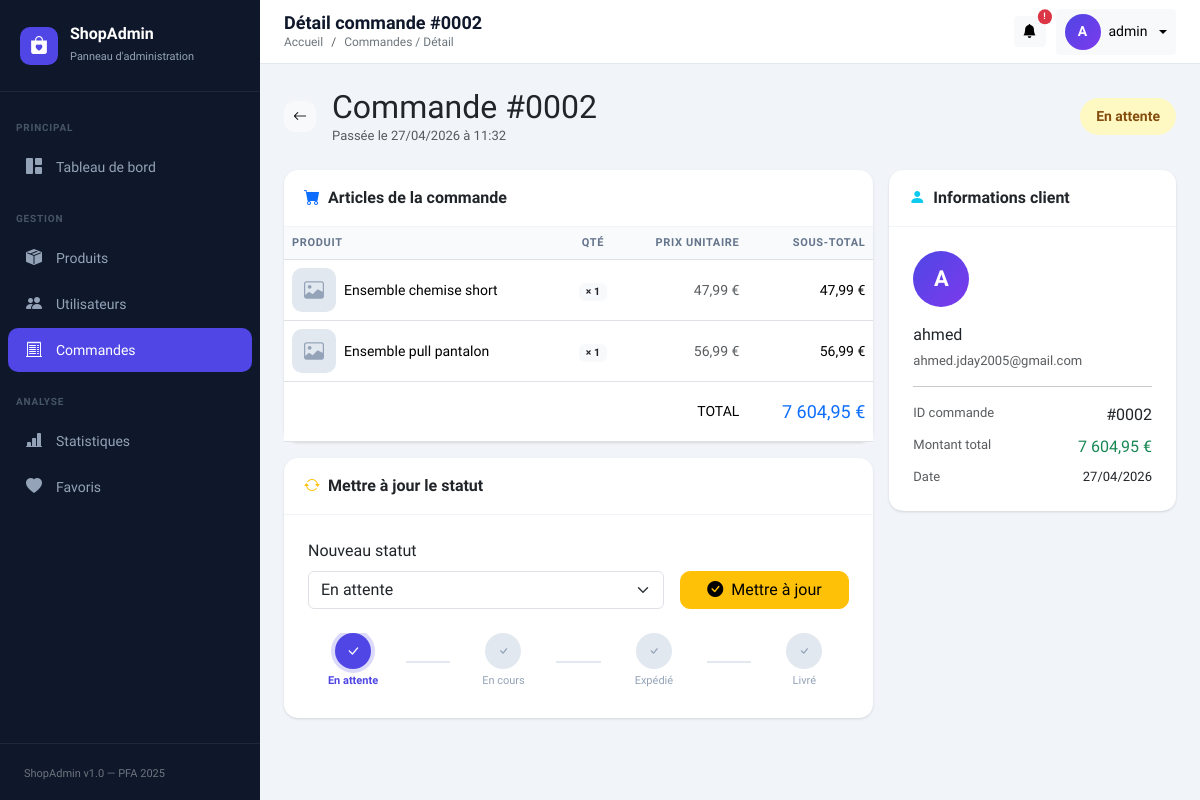
The page /dashboard-admin-main/index.php?page=orders&action=show&id=2 (signed in) on the database its author committed.
### tables this page shows
CREATE TABLE `orders` (
  `id` int(11) NOT NULL,
  `user_id` int(11) DEFAULT NULL,
  `total_price` decimal(10,2) DEFAULT NULL,
  `status` enum('pending','paid','shipped','delivered','cancelled') DEFAULT 'pending',
  `created_at` timestamp NOT NULL DEFAULT current_timestamp()
);

CREATE TABLE `order_items` (
  `id` int(11) NOT NULL,
  `order_id` int(11) DEFAULT NULL,
  `product_id` varchar(30) DEFAULT NULL,
  `quantity` int(11) DEFAULT NULL,
  `price` decimal(10,2) DEFAULT NULL
);

CREATE TABLE `produits` (
  `id` varchar(20) NOT NULL,
  `name` varchar(150) DEFAULT NULL,
  `description` text DEFAULT NULL,
  `price` decimal(10,2) DEFAULT NULL,
  `stock` int(11) DEFAULT NULL,
  `sku` varchar(100) DEFAULT NULL,
  `image_path` varchar(255) DEFAULT NULL,
  `category_id` int(11) DEFAULT NULL,
  `color_id` int(11) DEFAULT NULL,
  `created_at` timestamp NOT NULL DEFAULT current_timestamp() ON UPDATE current_timestamp(),
  `product_type` enum('haut','bas','accessoire','chaussure','ensemble') DEFAULT NULL,
  `season` enum('ete','hiver','mi_saison','toutes_saisons') DEFAULT 'toutes_saisons'
);

CREATE TABLE `users` (
  `id` int(11) NOT NULL,
  `name` varchar(50) NOT NULL,
  `email` varchar(255) NOT NULL,
  `role` enum('admin','customer') DEFAULT 'customer',
  `is_active` tinyint(1) DEFAULT 1,
  `password` varchar(255) NOT NULL,
  `reset_token_hash` varchar(64) DEFAULT NULL,
  `reset_token_expires_at` datetime DEFAULT NULL,
  `is_verified` tinyint(1) DEFAULT 0,
  `verification_code` varchar(6) DEFAULT NULL,
  `code_expiry` datetime DEFAULT NULL
);

### dashboard-admin-main/controllers/OrderController.php (called while the page is built, shortened)
<?php
require_once __DIR__ . '/../models/Order.php';
class OrderController {
    private Order $model;
    public function __construct() {
        $this->model = new Order();
    }
    public function show(): void {
        $id    = (int)($_GET['id'] ?? 0);
        $order = $this->model->getById($id);
        $items = $this->model->getItems($id);
        require __DIR__ . '/../views/orders/show.php';
    }
}

### dashboard-admin-main/config/database.php (called while the page is built, shortened)
<?php
class Database {
    private static ?PDO $instance = null;
    public static function getInstance(): PDO {
        if (self::$instance === null) {
            $dsn = "mysql:host=" . DB_HOST . ";dbname=" . DB_NAME . ";charset=" . DB_CHARSET;
            $options = [
                PDO::ATTR_ERRMODE            => PDO::ERRMODE_EXCEPTION,
                PDO::ATTR_DEFAULT_FETCH_MODE => PDO::FETCH_ASSOC,
                PDO::ATTR_EMULATE_PREPARES   => false,
            ];
            try {
                self::$instance = new PDO($dsn, DB_USER, DB_PASS, $options);
            } catch (PDOException $e) {
                error_log("Erreur connexion DB : " . $e->getMessage());
                die(json_encode(['error' => 'Connexion à la base de données échouée.']));
            }
        }
        return self::$instance;
    }
}

### dashboard-admin-main/models/Order.php (called while the page is built, shortened)
<?php
require_once __DIR__ . '/../config/database.php';
class Order {
    private PDO $db;
    public function __construct() {
        $this->db = Database::getInstance();
    }
    public function getById(int $id): array|false {
        $stmt = $this->db->prepare("
            SELECT o.*, o.total_price AS total, u.name AS user_name, u.email AS user_email
            FROM orders o
            JOIN users u ON o.user_id = u.id
            WHERE o.id = ?
        ");
        $stmt->execute([$id]);
        return $stmt->fetch();
    }
    public function getItems(int $orderId): array {
        $stmt = $this->db->prepare("
            SELECT oi.*, p.name AS product_name, p.image_path AS product_image
            FROM order_items oi
            JOIN produits p ON oi.product_id = p.id
            WHERE oi.order_id = ?
        ");
        $stmt->execute([$orderId]);
        return $stmt->fetchAll();
    }
}

### dashboard-admin-main/views/orders/show.php (the view, shortened to what this page needs)
<?php
$pageTitle  = 'Détail commande #' . str_pad($order['id'], 4, '0', STR_PAD_LEFT);
$breadcrumb = 'Commandes / Détail';
require_once __DIR__ . '/../../includes/header.php';
require_once __DIR__ . '/../../includes/sidebar.php';
$statusLabels = [
    'pending'    => 'En attente',
    'processing' => 'En cours',
    'shipped'    => 'Expédié',
    'delivered'  => 'Livré',
    'cancelled'  => 'Annulé',
];
?>
<div class="main-wrapper">
    <?php require_once __DIR__ . '/../../includes/navbar.php'; ?>
    <div class="content-area">
        <div class="d-flex align-items-center gap-3 mb-4">
            <a href="index.php?page=orders" class="btn btn-light btn-sm" style="border-radius:10px;">
                <i class="bi bi-arrow-left"></i>
            </a>
            <div class="flex-grow-1">
                <h2 class="fw-800 mb-0">
                    Commande #<?= str_pad($order['id'], 4, '0', STR_PAD_LEFT) ?>
                </h2>
                <p class="text-muted mb-0" style="font-size:13px;">
                    Passée le <?= date('d/m/Y à H:i', strtotime($order['created_at'])) ?>
                </p>
            </div>
            <span class="status-badge status-<?= $order['status'] ?>" style="font-size:14px;padding:8px 16px;">
                <?= $statusLabels[$order['status']] ?>
            </span>
        </div>
        <div class="row g-3">
            <div class="col-lg-8">
                <div class="card mb-3">
                    <div class="card-header">
                        <i class="bi bi-cart-fill me-2 text-primary"></i>Articles de la commande
                    </div>
                    <div class="table-responsive">
                        <table class="table mb-0">
                            <thead>
                                <tr>
                                    <th>Produit</th>
                                    <th class="text-center">Qté</th>
                                    <th class="text-end">Prix unitaire</th>
                                    <th class="text-end">Sous-total</th>
                                </tr>
                            </thead>
                            <tbody>
                                <?php foreach ($items as $item): ?>
                                <tr>
                                    <td>
                                        <div class="d-flex align-items-center gap-2">
                                            <?php if (!empty($item['product_image']) && file_exists(__DIR__ . '/../../' . $item['product_image'])): ?>
                                                <img src="../../<?= htmlspecialchars($item['product_image']) ?>"
                                                     class="product-img-thumb" alt="">
                                            <?php else: ?>
                                                <div class="product-img-placeholder">
                                                    <i class="bi bi-image"></i>
                                                </div>
                                            <?php endif; ?>
                                            <span class="fw-600"><?= htmlspecialchars($item['product_name']) ?></span>
                                        </div>
                                    </td>
                                    <td class="text-center">
                                        <span class="badge bg-light text-dark fw-600">× <?= $item['quantity'] ?></span>
                                    </td>
                                    <td class="text-end text-muted"><?= number_format($item['price'], 2, ',', ' ') ?> €</td>
                                    <td class="text-end fw-700">
                                        <?= number_format($item['quantity'] * $item['price'], 2, ',', ' ') ?> €
                                    </td>
                                </tr>
                                <?php endforeach; ?>
                            </tbody>
                            <tfoot style="background:#f8fafc;">
                                <tr>
                                    <td colspan="3" class="text-end fw-700 py-3">TOTAL</td>
                                    <td class="text-end fw-800 text-primary py-3" style="font-size:18px;">
                                        <?= number_format($order['total'], 2, ',', ' ') ?> €
                                    </td>
                                </tr>
                            </tfoot>
                        </table>
                    </div>
                </div>
                <div class="card">
                    <div class="card-header">
                        <i class="bi bi-arrow-repeat me-2 text-warning"></i>Mettre à jour le statut
                    </div>
                    <div class="card-body p-4">
                        <form method="POST" action="index.php?page=orders&action=update_status">
                            <div class="row g-3 align-items-end">
                                <div class="col-sm-8">
                                    <label class="form-label fw-600">Nouveau statut</label>
                                    <select name="status" class="form-select">
                                        <?php foreach ($statusLabels as $val => $label): ?>
                                        <option value="<?= $val ?>"
                                            <?= $order['status'] === $val ? 'selected' : '' ?>>
                                            <?= $label ?>
                                        </option>
                                        <?php endforeach; ?>
                                    </select>
                                </div>
                                <div class="col-sm-4">
                                    <button type="submit" class="btn btn-warning w-100" style="border-radius:10px;">
                                        <i class="bi bi-check-circle-fill me-2"></i>Mettre à jour
                                    </button>
                                </div>
                            </div>
                        </form>
                        <div class="d-flex align-items-center gap-2 mt-4" style="overflow-x:auto;padding-bottom:4px;">
                            <?php
                            $allStatuses = ['pending','processing','shipped','delivered'];
                            $currentIdx  = array_search($order['status'], $allStatuses);
                            foreach ($allStatuses as $i => $s):
                                $done    = $i <= $currentIdx;
                                $current = $i === $currentIdx;
                            ?>
                            <div class="text-center" style="min-width:90px;">
                                <div style="width:36px;height:36px;border-radius:50%;
                                            background:<?= $done ? '#4f46e5' : '#e2e8f0' ?>;
                                            color:<?= $done ? '#fff' : '#94a3b8' ?>;
                                            display:flex;align-items:center;justify-content:center;
                                            margin:0 auto;font-size:14px;
                                            <?= $current ? 'box-shadow:0 0 0 4px rgba(79,70,229,.2);' : '' ?>">
                                    <i class="bi bi-check<?= $done ? '-lg' : '' ?>"></i>
                                </div>
                                <div style="font-size:11px;margin-top:4px;color:<?= $done ? '#4f46e5' : '#94a3b8' ?>;font-weight:<?= $current ? '700' : '500' ?>;">
                                    <?= $statusLabels[$s] ?>
                                </div>
                            </div>
                            <?php if ($i < count($allStatuses) - 1): ?>
                            <div style="flex:1;height:2px;background:<?= $i < $currentIdx ? '#4f46e5' : '#e2e8f0' ?>;min-width:30px;"></div>
                            <?php endif; ?>
                            <?php endforeach; ?>
                        </div>
                    </div>
                </div>
            </div>
            <div class="col-lg-4">
                <div class="card">
                    <div class="card-header">
                        <i class="bi bi-person-fill me-2 text-info"></i>Informations client
                    </div>
                    <div class="card-body p-4">
                        <div style="width:56px;height:56px;border-radius:50%;
                                    background:linear-gradient(135deg,#4f46e5,#7c3aed);
                                    display:flex;align-items:center;justify-content:center;
                                    color:#fff;font-weight:800;font-size:22px;margin-bottom:16px;">
                            <?= strtoupper(mb_substr($order['user_name'], 0, 1)) ?>
                        </div>
                        <div class="fw-700 mb-1" style="font-size:16px;">
                            <?= htmlspecialchars($order['user_name']) ?>
                        </div>
                        <div class="text-muted mb-3" style="font-size:13px;">
                            <?= htmlspecialchars($order['user_email']) ?>
                        </div>
                        <hr>
                        <div class="d-flex justify-content-between mb-2">
                            <span class="text-muted" style="font-size:13px;">ID commande</span>
                            <span class="fw-600">#<?= str_pad($order['id'], 4, '0', STR_PAD_LEFT) ?></span>
                        </div>
                        <div class="d-flex justify-content-between mb-2">
                            <span class="text-muted" style="font-size:13px;">Montant total</span>
                            <span class="fw-700 text-success"><?= number_format($order['total'], 2, ',', ' ') ?> €</span>
                        </div>
                        <div class="d-flex justify-content-between">
                            <span class="text-muted" style="font-size:13px;">Date</span>
                            <span class="fw-600" style="font-size:13px;">
                                <?= date('d/m/Y', strtotime($order['created_at'])) ?>
                            </span>
                        </div>
                    </div>
                </div>
            </div>
        </div>
    </div>
</div>
<?php require_once __DIR__ . '/../../includes/footer.php'; ?>

### dashboard-admin-main/includes/navbar.php (shortened to what this page needs)
<nav class="topnav">
    <div class="d-flex align-items-center gap-3">
        <div>
            <h1 class="page-title"><?= htmlspecialchars($pageTitle ?? 'Dashboard') ?></h1>
            <?php if (!empty($breadcrumb)): ?>
            <nav aria-label="breadcrumb">
                <ol class="breadcrumb mb-0">
                    <li class="breadcrumb-item">
                        <a href="index.php" class="text-decoration-none text-secondary">Accueil</a>
                    </li>
                    <li class="breadcrumb-item active text-secondary">
                        <?= htmlspecialchars($breadcrumb) ?>
                    </li>
                </ol>
            </nav>
            <?php endif; ?>
        </div>
    </div>
    <div class="admin-info">
        <button class="btn btn-light btn-sm position-relative" title="Alertes">
            <i class="bi bi-bell-fill"></i>
            <span class="position-absolute top-0 start-100 translate-middle badge rounded-pill bg-danger" style="font-size:9px;">!</span>
        </button>
        <div class="dropdown">
            <button class="btn btn-light btn-sm dropdown-toggle d-flex align-items-center gap-2"
                    data-bs-toggle="dropdown">
                <div class="admin-avatar">
                    <?= strtoupper(substr($_SESSION['admin_name'] ?? 'A', 0, 1)) ?>
                </div>
                <span class="d-none d-md-inline fw-600">
                    <?= htmlspecialchars($_SESSION['admin_name'] ?? 'Admin') ?>
                </span>
            </button>
        </div>
    </div>
</nav>

### rows shown on the page
orders: id "Détail commande #0002", id "0002", created_at "27/04/2026 à 11:32", status "En attente", total_price "7 604,95", user.name "A", user.name "ahmed", user.email "ahmed.jday2005@gmail.com", created_at "27/04/2026"
order_items: produits.name "Ensemble chemise short", quantity "1", price "47,99", $item['quantity'] * $item['price'] "47,99"
order_items: produits.name "Ensemble pull pantalon", quantity "1", price "56,99", $item['quantity'] * $item['price'] "56,99"

### other values the page prints
$breadcrumb "Commandes / Détail"
substr($_SESSION['admin_name'] ?? 'A', 0, 1) "A"
$_SESSION['admin_name'] "admin"
$statusLabels[$s] "En attente"
$statusLabels[$s] "En cours"
$statusLabels[$s] "Expédié"
$statusLabels[$s] "Livré"
